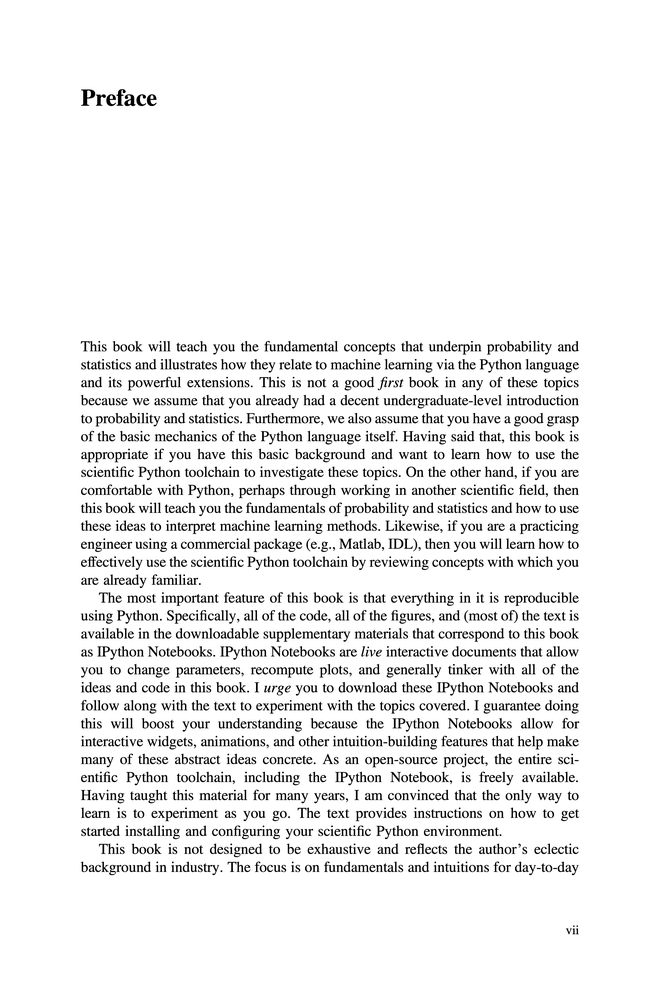
#> input picture preface.png, 660 x 1000 px, shrunk from 3661 x 5551 before the run
$ python testing.py
#> lines starting #> are read from the running program, lines starting #| are printed output that depends on the picture; after the words box and inside, x2 and y2 are one past the last pixel; in counts of white or black regions, pixels touching at a corner belong together
### segm/__init__.py
from ._segm import *

class SegmentationException(Exception):
    def __init__(self, message):
        super().__init__(message)


def find_glyphs(img):
    return get_glyphs(img, img.dtype)


# [5 lines left out: function join_rects, not called in this run]


def join_intervals(intervals):
    return get_joined_intervals(intervals)


def find_neighbors(glyphs, nn):
    return get_neighbors(glyphs, nn, nn.dtype)


def find_interword_gaps(glyphs):
    return get_interword_gaps(glyphs)


def find_bounding_rect(inds, glyphs):
    return get_bounding_rect(inds, glyphs)


def find_word_limits(interword_gaps, glyphs):
    return get_word_limits(interword_gaps, glyphs)


def find_baseline(glyphs):
    return get_baseline(glyphs)


def find_grouped_glyphs(glyphs):
    return get_grouped_glyphs(glyphs)


def find_bounding_rects_for_words(words):
    return get_bounding_rects_for_words(words)


# [7 lines left out: function reflow_image, not called in this run]


def find_ordered_glyphs(joined_rects):
    return get_ordered_glyphs(joined_rects, joined_rects.dtype)

def find_clusters(img):
    return get_clusters(img, img.dtype)

### testing.py
import segm
import cv2

def segment_image(image_path):
#> called with image_path = 'preface.png'
    img = cv2.imread(image_path)
#> img is the input picture: shape (1000, 660, 3); min 0, max 255, mean 238.9
    g = cv2.cvtColor(img, cv2.COLOR_BGR2GRAY)
    _, new_g  = cv2.threshold(g, 0, 255, cv2.THRESH_BINARY_INV | cv2.THRESH_OTSU)
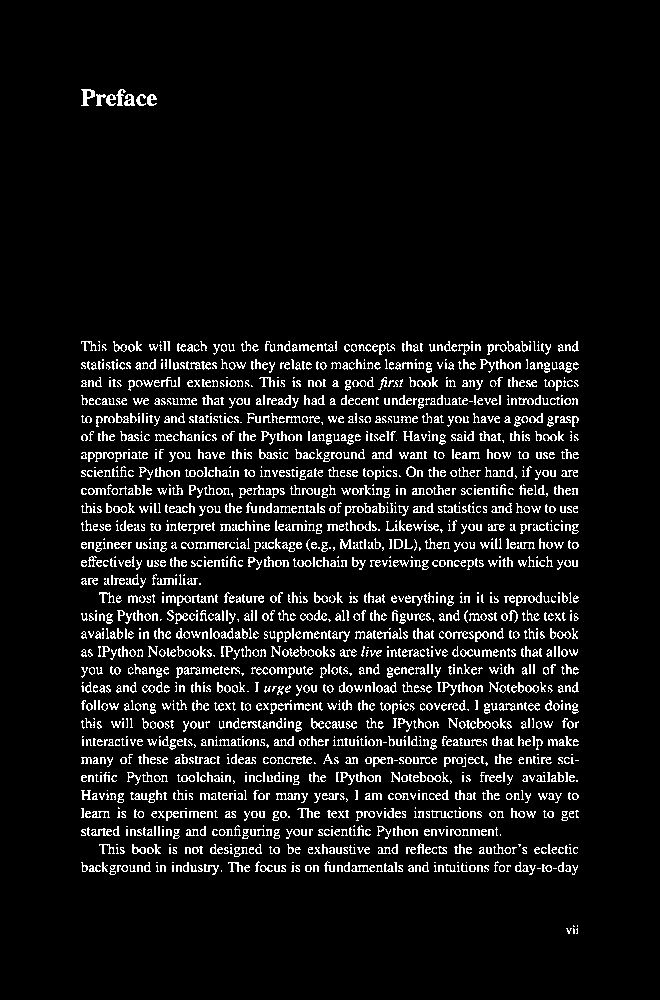
#> new_g: shape (1000, 660); 7.4% white in thin lines or dots, all inside (x1, y1, x2, y2) = (81, 89, 579, 934)
    s = segm.find_glyphs(new_g)
    return s, img


def draw_glyphs(s, img):
    img = img.copy()
    for gl in s:
        cv2.rectangle(img,(gl.x,gl.y),(gl.x + gl.width,gl.y + gl.height),(0,255,0),2)
    return img


#> (the run stopped early here; a loop or call above may not have finished)

$ run again, with vd_p214.png copied over preface.png
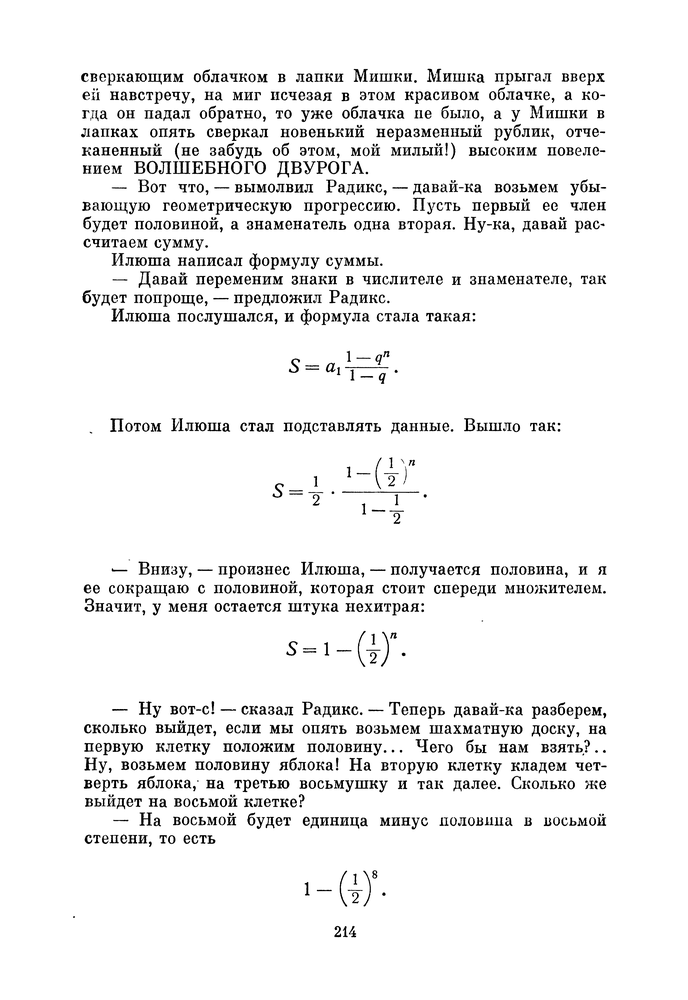
#> input picture vd_p214.png, 688 x 1000 px, shrunk from 3312 x 4812 before the run
#> in segment_image, img is the input picture: shape (1000, 688, 3); min 0, max 255, mean 240.8
#> in segment_image, `_, new_g  = cv2.threshold(g, 0, 255, cv2.THRESH_BINARY_INV | cv2.THRES..`:
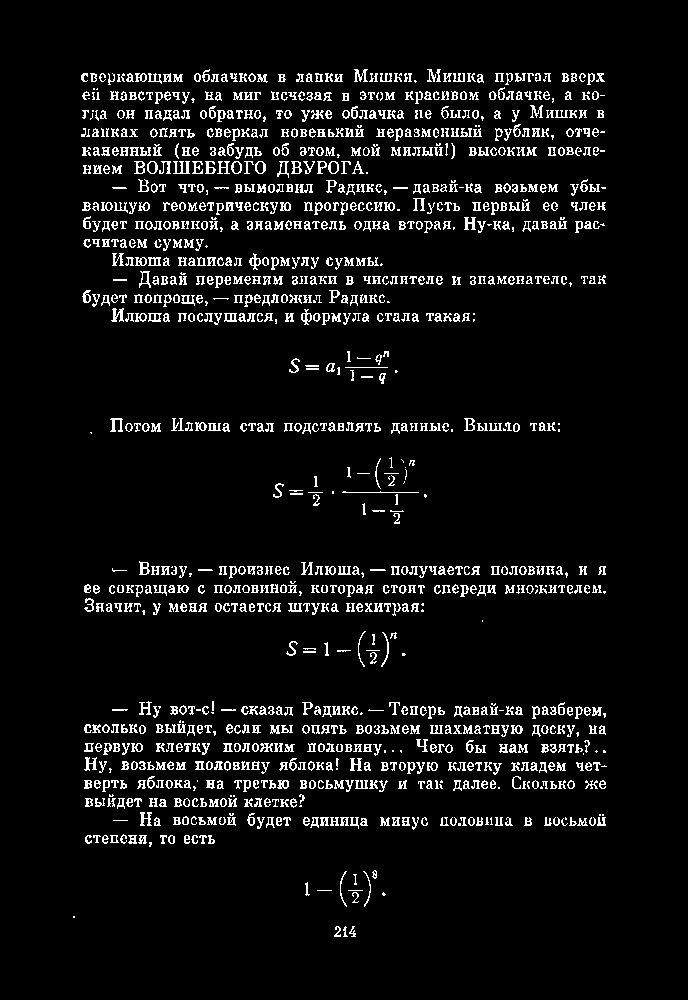
#> new_g: shape (1000, 688); 6.4% white in thin lines or dots, all inside (x1, y1, x2, y2) = (73, 69, 607, 937)
